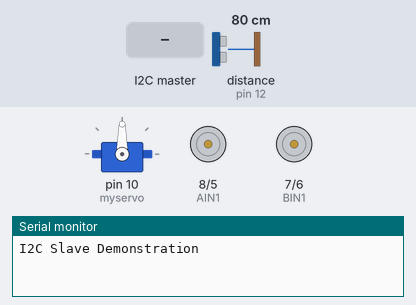
Bench run of a sketch on a simulated Arduino Uno, built with avr-gcc and run on an emulated ATmega328P. On the bench: servo, direction and speed pins drawn as motors (green arrow = direction pin HIGH = forward, orange = LOW = backward, longer = more drive), the last lines printed to the serial monitor. Wiring (inferred from the names in the program): ultrasonic range finder: trigger pin 13; echo pin 12. Inputs (shaded band) come from the test bench; at power-on: distance to the obstacle (sensor on pin 12) 80 cm. The echo pulse lasts 58.3 µs per cm.

Above: at 1.2 s.
1.3 s: distance to the obstacle (sensor on pin 12) set to 9 cm
At 1.9 s:
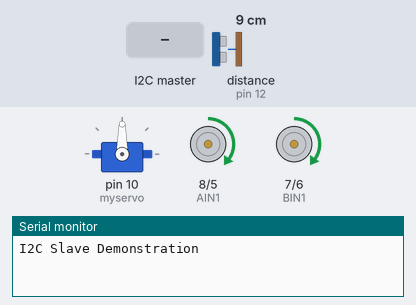
2.9 s: distance to the obstacle (sensor on pin 12) set to 29 cm
4.4 s: distance to the obstacle (sensor on pin 12) set to 33 cm
At 6.7 s:
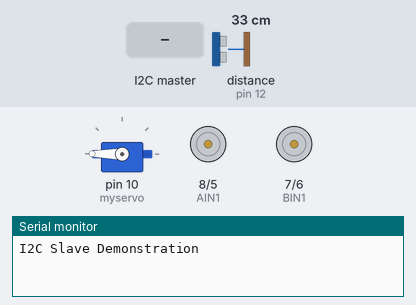
7.4 s: distance to the obstacle (sensor on pin 12) set to 2 cm
At 8.06 s:
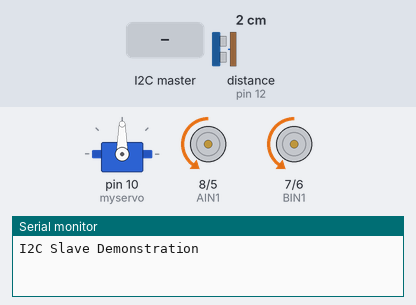
11.2 s: the I2C master sends the byte 200
At 12.4 s:
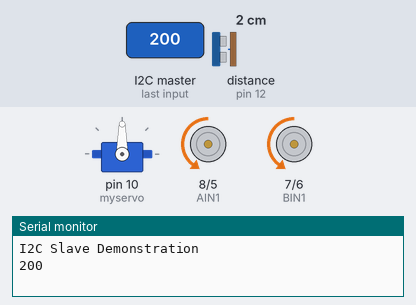
Timing chart, 0 to 13.7 s (numbered marks = the images above; inputs shaded):
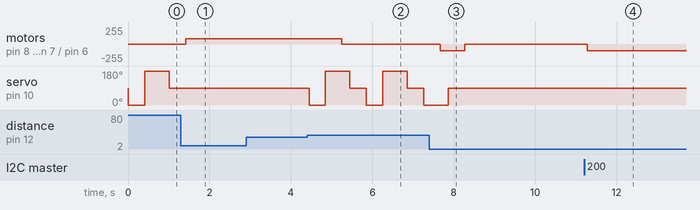

The sketch:

i2c_Peripheral_Control_LIA.ino
```cpp
//* I2C Peripheral Control LIA *//

// This code uses the I2C Protocol to link 2 arduinos.                                 //
// The Master Arduino aquires data from an RFID Reader/Writer.                          //
// It then ACCEPTS or REJECTS the RFID Sensor and displays it on an LCD.                //
// If it ACCEPTS, it comunicates through the I2C Protocol to a Peripheral Arduino.      //
// The Peripheral Arduino is in charge of a MicroServo, Ultrasonic sensor, and 4 Motors.//
// To be paired with i2c_Master_LIA.ino                                     //
// Code available on: //
// https://github.com/NiceNicoN/Robotics-2/blob/main/i2c_Peripheral_Control_LIA.ino //

// Include Arduino Wire library for I2C
#include <Wire.h>

//Include the Servo Motor Library
#include <Servo.h>  //This library contains the codes necessary to use the SG90 Servo Moror

// Define Slave I2C Address
#define SLAVE_ADDR 9

//Create the Servo Object to control the Servo Motor
Servo myservo;

// Standby pin
int STBY = 3;

// Pins on the Arduino that belong to the motors of the wheels //

//Motor A  (Motors on the right side of the car)
int PWMA = 5;    // Pin 5 controls how fast Motor A is spinning
int AIN1 = 8;    // Pin 8 controls in which direction (forward or backward) Motor A is spinning

//Motor B  (Motors on the left side of the car)
int PWMB = 6;    // Pin 6 controls how fast Motor B is spinning
int BIN1 = 7;    // Pin 7 controls in which direction (forward or backward) Motor B is spinning

// Pins for the Ultrasonic Sensor
int trigPin = 13;           //Pin 13, the Trigger pin, is the one driven to send out the ultrasonic pulses
int echoPin = 12;           //Pin 12, the Echo in, is the one that produces a pulse when the reflected signal is received.

// Variable for received data
int rd;

// Variable for blink rate
int br;

// Available Speeds //    These will be the Y variables when a command is called
int MaxSPEED= 250;
int MinSPEED= 80;
int NormSPEED= 100;
int DontMOVE= 0;

// Available Times //     These will be the X variables when a command is called
int Stop = 0;
int Time = 1000;
int IRResponseTime = 0;

void Forward(int x,int y){  //Forward command
  //motor A
  analogWrite  (PWMA,y);    //Motor A is powered at speed y
  digitalWrite (AIN1,1);    //The command of 1(HIGH) makes motor A move forward

  //Motor B
  analogWrite  (PWMB,y);    //Motor B is powered at speed y
  digitalWrite (BIN1,1);    //The command of 1(HIGH) makes motor B move forward
}

void Backward(int x,int y){ //Backward command
  //motor A
  analogWrite  (PWMA,y);    //Motor A is powered at speed y
  digitalWrite (AIN1,0);    //The command of 0(LOW) makes motor A move backward

  //Motor B
  analogWrite (PWMB, y);    //Motor B is powered at speed y
  digitalWrite (BIN1,0);    //The command of 0(LOW) makes motor B move backward
}

void RightForward(int x,int y){ //Right command
  //motor A
  analogWrite (PWMA,y/2);       //Motor A is powered at half of speed y
  digitalWrite  (AIN1,1);       //The command of 1(HIGH) makes motor A move forward

  //Motor B
  analogWrite (PWMB, y);        //Motor B is powered at speed y
  digitalWrite (BIN1,1);        //The command of 1(HIGH) makes motor B move forward

  // In the case of the Right command, Motor A is moving forward at half-speed and Motor B is moving forwards at full speed
  // causing the Duck to go in circles to the Right.
}

void LeftForward(int x,int y){  //Left command
  //motor A
  analogWrite  (PWMA,y);        //Motor A is powered at speed y
  digitalWrite (AIN1,1);        //The command of 1(HIGH) makes motor A move forward
  //Motor B
  analogWrite(PWMB,y/2);        //Motor B is powered at half of speed y
  digitalWrite (BIN1,1);        //The command of 1(HIGH) makes motor B move forward

  // In the case of the Left command, Motor A is moving forward at full speed and Motor B is moving forwards at half-speed
  // causing the Duck to go in circles to the Left.
}

void Standby(){ //Standby command
  //motor A
  analogWrite (PWMA,0);     //Motor A is powered at speed 0

  //Motor B
  analogWrite (PWMB,0);     //Motor B is powered at speed 0
}

float Ultrasonic(){  //Ultrasonic command
  // Write a pulse to the HC-SR04 Trigger Pin 
  digitalWrite(trigPin, LOW);
  delayMicroseconds(2);
  digitalWrite(trigPin,HIGH);
  delayMicroseconds(10);
  digitalWrite(trigPin, LOW);

  // Measure the response from the HC-SR04 Echo Pin
  float duration = pulseIn(echoPin, HIGH);

  // Determine distance from duration
  // Use 343 meters per second as speed of sound
  float distance = (duration / 2) * 0.0343;
  return distance;
}

void setup() {

  // Turn the Motors pins into Outputs
  pinMode(AIN1, OUTPUT);
  pinMode(PWMA, OUTPUT);
  pinMode(BIN1, OUTPUT);
  pinMode(PWMB, OUTPUT);
  digitalWrite(STBY, 1);

  // Declare the pupose of each Ultrasonic pin
  pinMode(trigPin, OUTPUT);  // trig pin outputs sonic signals
  pinMode(echoPin, INPUT);   // trig pin receives sonic signals that bounced back

  // Attaches the servo on pin 10 to the Servo Object
  myservo.attach(10);

  // Initialize I2C communications as Slave
  Wire.begin(SLAVE_ADDR);

  // Function to run when data received from master
  Wire.onReceive(receiveEvent);

  // Setup Serial Monitor
  Serial.begin(9600);
  Serial.println("I2C Slave Demonstration");
}


void receiveEvent() {
  // read one character from the I2C
  rd = Wire.read();
  // Print value of incoming data
  Serial.println(rd);

}


void loop() {
  //delay(50);

  // Calculate blink value
  //br = map(rd, 1, 255, 100, 2000);

  //digitalWrite(LED, HIGH);
  //delay(br);
  //digitalWrite(LED, LOW);
  //delay(br);

  float distance = Ultrasonic();

  do{

  if (distance >= 30){      /////if true that Mommy is more than or = 30 cm in FRONT of the Duck, run next line of code.
    myservo.write(0);         ///Servo turn RIGHT
    delay(200);                //for 0.2 seconds
    distance = Ultrasonic();  ///Run Ultrasonic command
    delay(200);                //for 0.2 seconds

    if (distance >= 30){      /////if true that Mommy is more than or = 30 cm to the RIGHT of the Duck, run next line of code.
      myservo.write(180);       ///Servo turn LEFT
      delay(200);                //for 0.2 seconds
      distance = Ultrasonic();  ///Run Ultrasonic command
      delay(200);                //for 0.2 seconds

      if (distance >= 30){      /////if true that Mommy is more than or = 30 cm to the LEFT of the Duck, run next line of code.
        Standby();                ///Run Duck in /Standby/ command
        delay(200);                //for 0.2 seconds
        myservo.write(90);        ///Servo turn FORWARD
        delay(200);                //for 0.2 seconds
        distance = Ultrasonic();  ///Run Ultrasonic command
        delay(200);                //for 0.2 seconds
      }

      else if (distance > 10 && distance < 30){      /////otherwise, if true that Mommy is more than 10 cm and less than 30 cm to the LEFT of the Duck, run next line of code.
        LeftForward(0,NormSPEED);                     ///Duck's Body turns LEFT, at 100 speed
        delay(200);                                    //for 0.2 seconds
        myservo.write(90);                            ///Servo reajusts by turning FORWARD
        delay(200);                                    //for 0.2 seconds
        distance = Ultrasonic();                      ///Run Ultrasonic command
        delay(100);                                    //for 0.1 seconds
      }

      else if (distance <= 7){      /////otherwise, otherwise, if true that Mommy is less than or = 7 cm to the LEFT of the Duck, run next line of code.
        Backward(0,NormSPEED);        ///Duck runs BACKWARDS, at 100 speed
        delay(200);                    //for 0.2 seconds
        myservo.write(90);            ///Servo reajusts by turning FORWARD
        delay(200);                    //for 0.2 seconds
        distance = Ultrasonic();      ///Run Ultrasonic command
        delay(200);                    //for 0.2 seconds
      }
    }

    else if (distance > 10 && distance < 30){      /////otherwise, if true that Mommy is more than 10 cm and less than 30 cm to the RIGHT of the Duck, run next line of code.
      RightForward(0,NormSPEED);                     ///Duck's Body turns RIGHT, at 100 speed
      delay(200);                                     //for 0.2 seconds
      myservo.write(90);                             ///Servo reajusts by turning FORWARD
      delay(200);                                     //for 0.2 seconds
      distance = Ultrasonic();                       ///Run Ultrasonic command
      delay(100);                                     //for 0.1 seconds
    }

    else if (distance <= 7){      /////otherwise, otherwise, if true that Mommy is less than or = 7 cm to the RIGHT of the Duck, run next line of code.
    Backward(0,NormSPEED);          ///Duck runs BACKWARDS, at 100 speed
    delay(200);                      //for 0.2 seconds
    myservo.write(90);              ///Servo reajusts by turning FORWARD
    delay(200);                      //for 0.2 seconds
    distance = Ultrasonic();        ///Run Ultrasonic command
    delay(200);                      //for 0.2 seconds
    }
  }

  else if (distance > 5 && distance < 30){      /////otherwise, if true that Mommy is more than 10 cm and less than 30 cm in FRONT of the Duck, run next line of code.
    Forward(0,MinSPEED);                          ///Duck's Body runs FORWARD, at 80 speed
    delay(200);                                     //for 0.2 seconds
    myservo.write(90);                             ///Servo reajusts by turning FORWARD
    delay(200);                                     //for 0.2 seconds
    distance = Ultrasonic();                       ///Run Ultrasonic command
    delay(100);                                     //for 0.1 seconds
  }

  else if (distance > 2 && distance < 5){      /////otherwise, otherwise, if true that Mommy is less than or = 8 cm in FRONT of the Duck, run next line of code.
    Standby();                ///Run Duck in /Standby/ command
    delay(200);                    //for 0.2 seconds
    myservo.write(90);            ///Servo reajusts by turning FORWARD
    delay(200);                    //for 0.2 seconds
    distance = Ultrasonic();      ///Run Ultrasonic command
    delay(200);                    //for 0.2 seconds
  }

  else if (distance <= 2){      /////otherwise, otherwise, if true that Mommy is less than or = 8 cm in FRONT of the Duck, run next line of code.
    Backward(0,NormSPEED);        ///Duck goes BACKWARDS, at 100 speed
    delay(200);                    //for 0.2 seconds
    myservo.write(90);            ///Servo reajusts by turning FORWARD
    delay(200);                    //for 0.2 seconds
    distance = Ultrasonic();      ///Run Ultrasonic command
    delay(200);                    //for 0.2 seconds
  }

  } while (rd >= 150 && rd <= 200);

}
```

Measured:
- the behaviour switches between 30 and 31 cm on distance to the obstacle (sensor on pin 12) (found by bisection; images 1 and 2)
- after the input at 1.3 s, motor on pin 8 (AIN1) / pin 5 (PWMA), motor on pin 7 (BIN1) / pin 6 (PWMB): stopped → forward 80/255 after 0.12 s; servo on pin 10 (myservo): stays 90° (without the input it goes to 0° after 0.13 s)
- after the input at 2.9 s, every drawn part: stays the same
- after the input at 4.4 s, motor on pin 8 (AIN1) / pin 5 (PWMA), motor on pin 7 (BIN1) / pin 6 (PWMB): forward 80/255 → stopped after 0.85 s; servo on pin 10 (myservo): 90° → 0° at once, → 180° 0.40 s later, → 90° 0.60 s later, → 0° 0.40 s later, … (7 changes in this stretch)
- after the input at 7.4 s, motor on pin 8 (AIN1) / pin 5 (PWMA), motor on pin 7 (BIN1) / pin 6 (PWMB): stopped → backward 100/255 after 0.26 s, → stopped 0.60 s later
- after the input at 11.2 s, motor on pin 8 (AIN1) / pin 5 (PWMA), motor on pin 7 (BIN1) / pin 6 (PWMB): stopped → backward 100/255 after 0.07 s
